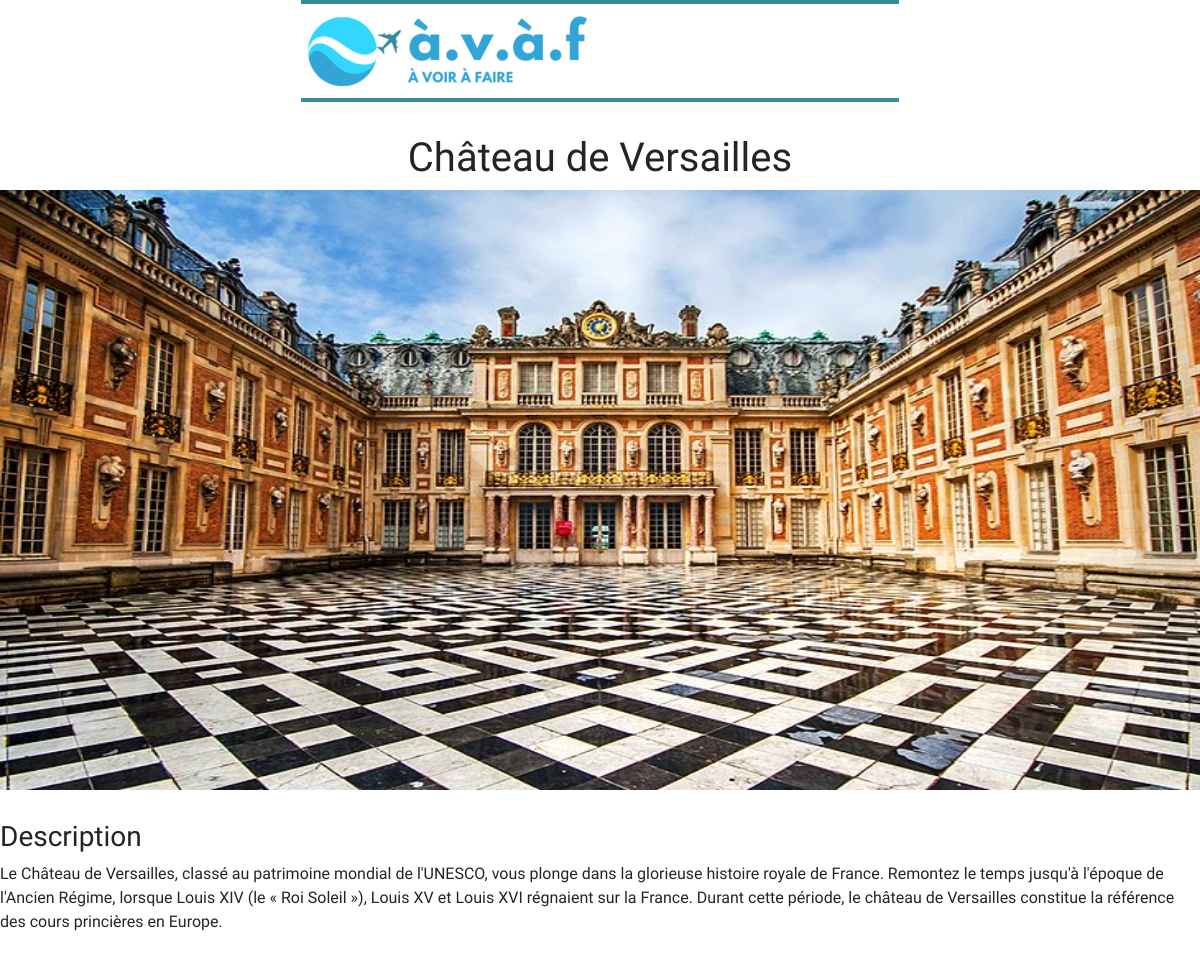
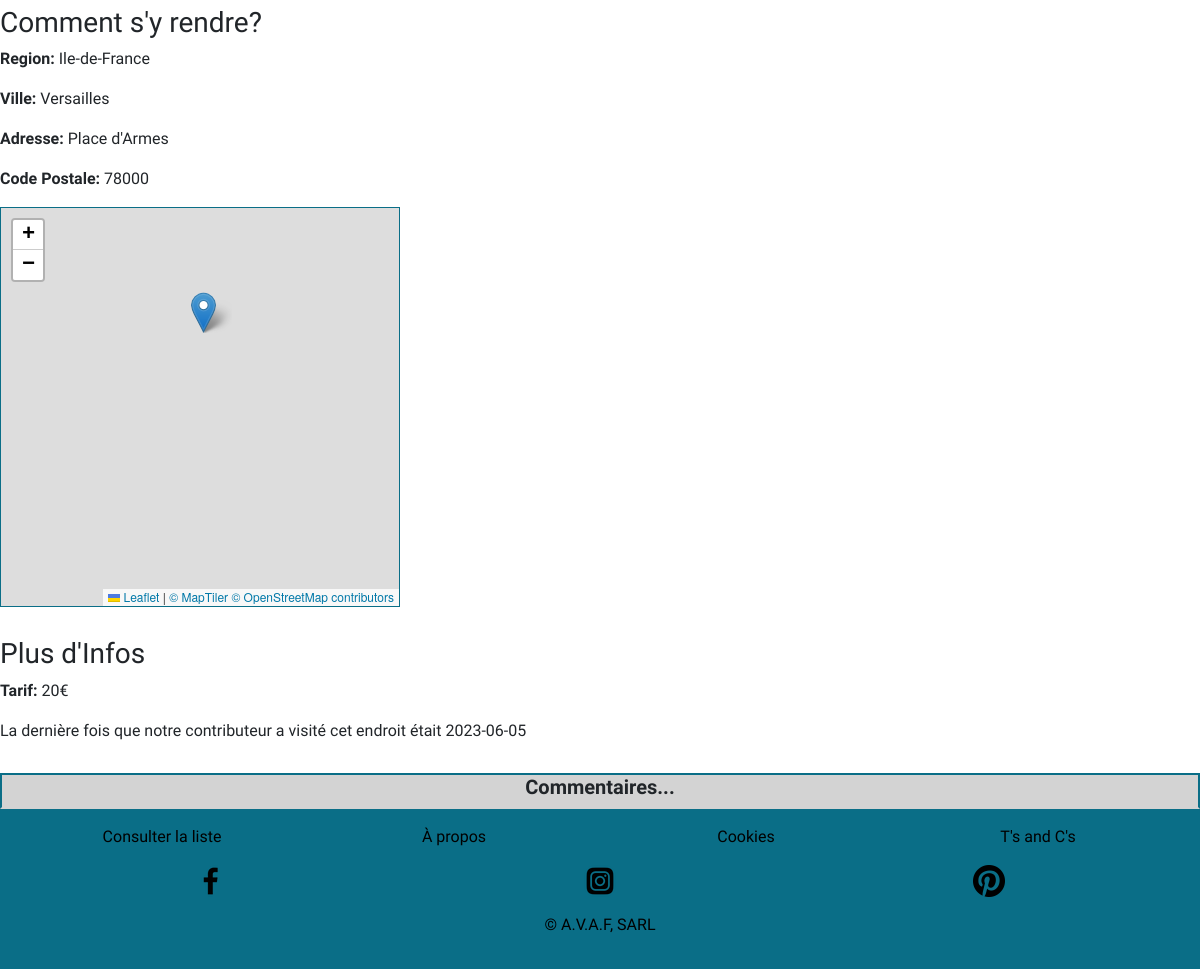
The page /?id=49 on the database its author committed (2 pictures, top to bottom).
### tables this page shows
CREATE TABLE `user` (
  `user_id` int(11) NOT NULL AUTO_INCREMENT,
  `userName` varchar(255) NOT NULL,
  `login` varchar(255) NOT NULL,
  `pass` varchar(255) NOT NULL,
  `status` varchar(255) NOT NULL,
  PRIMARY KEY (`user_id`)
);

CREATE TABLE `place` (
  `place_id` int(11) NOT NULL AUTO_INCREMENT,
  `nomEndroit` varchar(255) NOT NULL,
  `region` varchar(255) NOT NULL,
  `ville` varchar(255) NOT NULL,
  `codePostal` int(255) NOT NULL,
  `adresse` varchar(255) NOT NULL,
  `description` varchar(1600) NOT NULL,
  `tarif` int(11) NOT NULL,
  `dateVisite` date DEFAULT NULL,
  `image` varchar(255) NOT NULL,
  PRIMARY KEY (`place_id`)
);

### index.php (called while the page is built, shortened)
<?php
require_once("model/PlaceStorageMySQL.php");
require_once("model/Place.php");
$pdo= new PDO("mysql:host=".Config::MYSQL_HOST.";port=".Config::MYSQL_PORT.";dbname=".Config::MYSQL_DB.";charset=utf8mb4", Config::MYSQL_USER , Config::MYSQL_PASSWORD);
$pdo->setAttribute(PDO::ATTR_ERRMODE, PDO::ERRMODE_EXCEPTION);
$router = new Router(new PlaceStorageMySQL($pdo), new AccountStorageMySQL($pdo), new CommentStorageMySQL($pdo));
$router->main();
?>

### src/model/Place.php (called while the page is built, shortened)
<?php
    class Place{
        protected $nomEndroit;
        protected $ville;
        protected $codePostal;
        protected $adresse;
        protected $image;
        protected $description;
        protected $tarif;
        protected $dateVisite;
        protected $region;
        public function __construct($nomEndroit, $region ,$ville, $codePostal, $adresse, $description, $tarif, $dateVisite,$image,$author){
            $this->nomEndroit= $nomEndroit;
            $this->ville= $ville;
            $this->codePostal = $codePostal;
            $this->adresse = $adresse;
            $this->description = $description;
            $this->tarif = $tarif;
            $this->dateVisite = $dateVisite;
            $this->image=$image;
            $this->region=$region;
        }
        public function  getNom(){
            return $this->nomEndroit;
        }
        public function getImage() {
            return $this->image ;
        }
        public function getVille() {
            return $this->ville;
        }
        public function getRegion(){
            return $this->region;
        }
        public function getCode() {
            return $this->codePostal;
        }
        public function  getAdresse(){
            return $this->adresse;
        }
        public function  getDesc() {
             return $this->description;
        }
        public function getTarif() {
           return $this->tarif;
        }
        public function  getDateVisite() {
             return $this->dateVisite ;
        }
    }
?>

### src/model/PlaceStorageMySQL.php (called while the page is built, shortened)
<?php
require_once("model/Place.php");
class PlaceStorageMySQL implements PlaceStorage {
    private $db;
    public function __construct($db) {
        $this->db = $db;
    }
    public function read($id) {
        $req = "SELECT s.*, u.* FROM user u
        INNER JOIN user_place us ON us.user_id = u.user_id
        INNER JOIN place s ON s.place_id = us.place_id
        WHERE s.place_id=?";
        $stmt = $this->db->prepare($req);
        $stmt->execute([$id]);
        if ($stmt->rowCount() > 0) {
            $tab = $stmt->fetch(PDO::FETCH_ASSOC);
            $author = array(
                "id" => $tab['user_id'],
                "status" => $tab['status'],
            );
            $place = new Place($tab['nomEndroit'],$tab['region'],$tab['ville'], $tab['codePostal'], $tab['adresse'], $tab['description'], $tab['tarif'],$tab['dateVisite']
            ,$tab['image'] ,$author);
            return $place;
        }
        return null;
	}
}
?>

### src/view/content/place.php (the view, shortened to what this page needs)
<h1 class="pageTitle"><?= $place->getNom() ?></h1>
    <div class=" justify-content-center" style="align-items: center;">
        <div>
            <div class="imgInfo">
                <?php
                if($place->getImage() != "profil.jpg"){
                    echo "<img class=\"placeImg\" src=\"./upload/placesImg/".$place->getImage()."\" alt=\"".$place->getNom()."\" style=\"width:100%;\">";
                }else{
                    echo "<img class=\"placeImg\" src=\"./upload/placesImg/placeholder.png\" alt=\"".$place->getNom()."\" style=\"width:100%;\">";
                }
                ?>
            </div>
        </div>
        <div class="div">
            <h3>Description</h3>
            <p><?= $place->getDesc()?></p>
        </div>
        <div class="div">
            <h3>Comment s'y rendre?</h3>
            <p><b>Region:</b> <?= $place->getRegion() ?></p>
            <p><b>Ville: </b><?= $place->getVille() ?></p>
            <p><b>Adresse: </b><?= $place->getAdresse() ?></p>
            <p><b>Code Postale: </b><?= $place->getCode() ?></p>
        </div>
        <div>
            <?php
            $address = $place->getAdresse().$place->getVille().$place->getRegion();
            echo self::makeMapPlugin($address);
            ?>
        </div>
        <div class="div">
        <h3>Plus d'Infos</h3>
        <p><b>Tarif:</b>
        <?php
        if($place->getTarif() == null){
            echo "N/A";
        }else{
            echo $place->getTarif()."€";
        }
        ?>
        </p>
        <p>La dernière fois que notre contributeur a visité cet endroit était <?= $place->getDateVisite() ?></p>
        </div>
<?php
    echo "<div class=\"commentBox\"><h5><b>Commentaires...</b></h5></div>";
?>
    </div>

### style/styles.css (style rules this page uses)
html { background-color:white; }
body { background-color: white; max-width: 1200px; margin: auto; height: 100%; font-family: 'Work Sans', sans-serif; }
.pageTitle, h5 { text-align: center; }
.placeImg { height: 600px; }
.div { margin-top: 30px; }
.commentBox { background-color: lightgray; border: 2px solid #0a6e87; border-bottom: 2px solid lightgray; }

### rows shown on the page
user: place.nomEndroit "Château de Versailles", place.image (picture), place.description "Le Château de Versailles, classé au patrimoine mondial de l'UNESCO, vous plonge dans la glorieuse histoire royale de France. Remontez le temps jusqu'à l'époque de l'Ancien Régime, lorsque Louis XIV (le « Roi Soleil »), Louis XV et Louis XVI régnaient sur la France. Durant cette période, le château de Versailles constitue la référence des cours princières en Europe.", place.region "Ile-de-France", place.ville "Versailles", place.adresse "Place d'Armes", place.codePostal "78000", place.tarif "20", place.dateVisite "2023-06-05"
